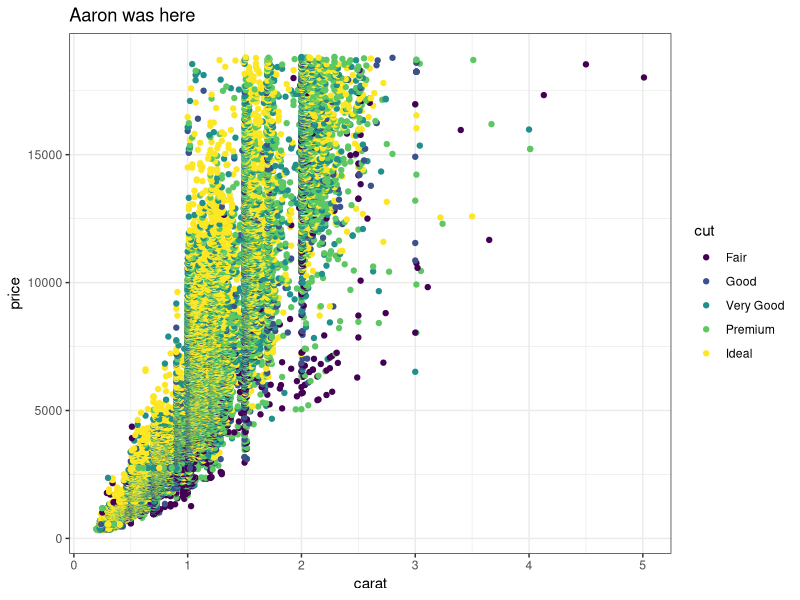
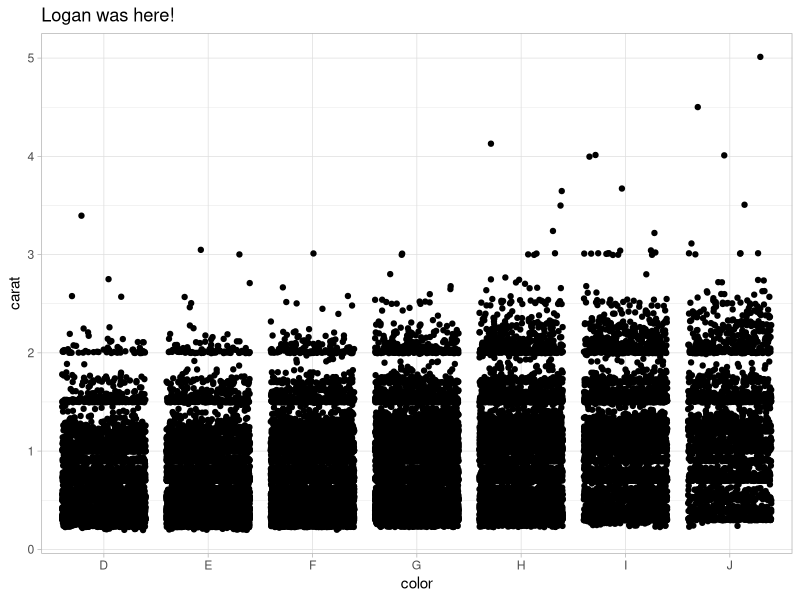

R code for these plots, in order:
## ---- chunk 1
knitr::opts_chunk$set(echo = TRUE)
library(tidyverse)
## ---- chunk 2
# Partner 1: 
# Run the code below to see the original graph
# Change the code below to make the point color change based on 'cut', and update the theme to theme_bw(). Update the title to include your first name. 

ggplot(data = diamonds, aes(x = carat, y = price)) +
  geom_point(aes(colour = cut)) +
  theme_bw() +
  labs(title = "Aaron was here")
## ---- chunk 3
# Partner 2: 
# Run the code below to see the original graph
# Change the code below to make the geom a geom_jitter, and update the theme to theme_light. Update the title to include your first name. 

ggplot(data = diamonds, aes(x = color, y = carat)) +
  geom_jitter() +
  theme_light() +
  labs(title = "Logan was here!")
## ---- chunk 4
# pure brilliance
boogie <- 1+2+3+4+5
## ---- chunk 5
